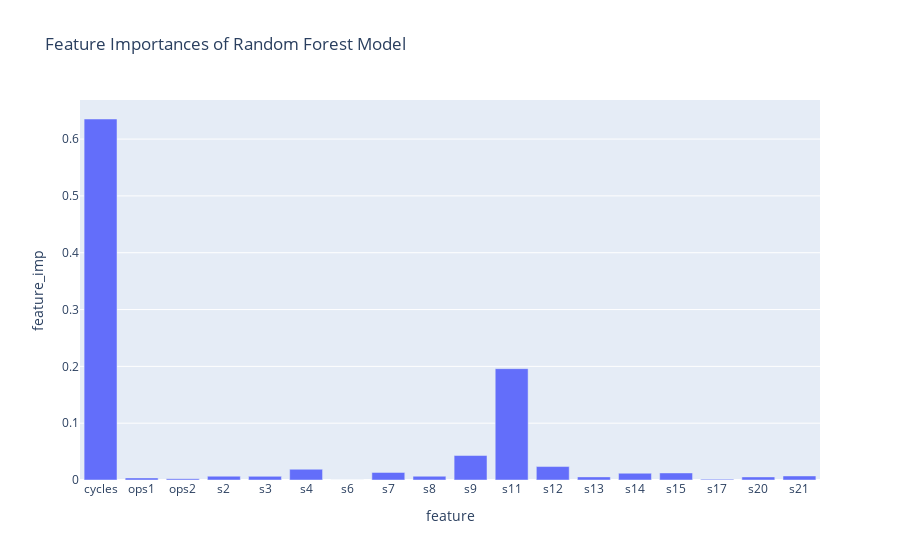

The code cell stored with this chart in its notebook:
### Code cell
feature_importances_df = pd.DataFrame({'feature':list(X_train.columns),'feature_imp':list(best_rf_model.feature_importances_)})
fig_10 = px.bar(feature_importances_df, x='feature', y='feature_imp', title='Feature Importances of Random Forest Model')
fig_10

### Figure 1 — Plotly figure (JSON) as saved in the notebook; plotly's stock layout.template omitted (floating-point values rounded to 4 significant figures)
{"data": [{"alignmentgroup": "True", "hovertemplate": "feature=%{x}<br>feature_imp=%{y}<extra></extra>", "legendgroup": "", "marker": {"color": "#636efa", "pattern": {"shape": ""}}, "name": "", "offsetgroup": "", "orientation": "v", "showlegend": false, "textposition": "auto", "type": "bar", "x": ["cycles", "ops1", "ops2", "s2", "s3", "s4", "s6", "s7", "s8", "s9", "s11", "s12", "s13", "s14", "s15", "s17", "s20", "s21"], "xaxis": "x", "y": [0.6353, 0.003642, 0.002301, 0.006716, 0.006442, 0.01893, 7.55e-06, 0.01335, 0.006655, 0.04306, 0.196, 0.02367, 0.005486, 0.01192, 0.01244, 0.001498, 0.005435, 0.007127], "yaxis": "y"}], "layout": {"barmode": "relative", "legend": {"tracegroupgap": 0}, "title": {"text": "Feature Importances of Random Forest Model"}, "xaxis": {"anchor": "y", "domain": [0, 1], "title": {"text": "feature"}}, "yaxis": {"anchor": "x", "domain": [0, 1], "title": {"text": "feature_imp"}}}}
